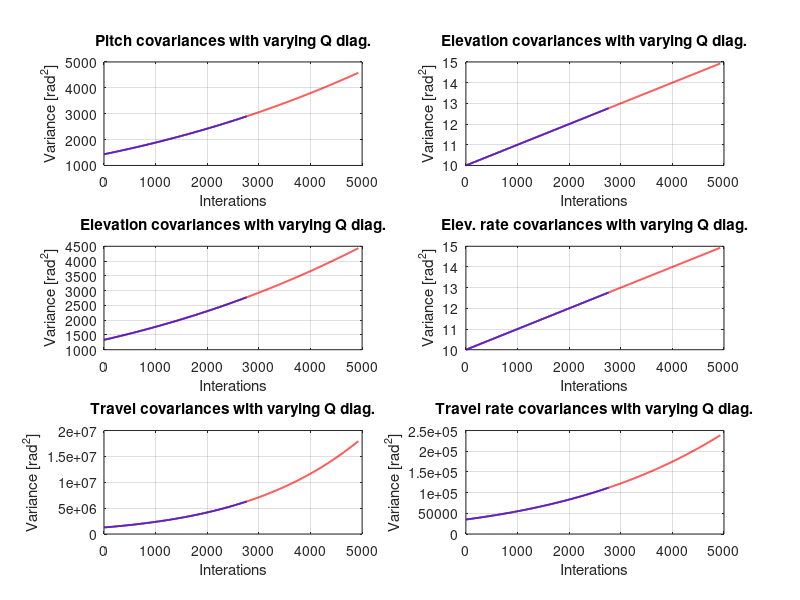

Write MATLAB code to recreate this figure.


%% For Q as 111111
P_error_cov = load('Q_11111.mat');
P_matrices = P_error_cov.P_error_cov.signals.values;
p_var  = P_matrices(1,1,:);
pdot_var  = P_matrices(2,2,:);
e_var  = P_matrices(3,3,:);
edot_var  = P_matrices(4,4,:);
l_var  = P_matrices(5,5,:);
ldot_var  = P_matrices(6,6,:);

P_length = length(P_matrices);
P_variances_Q1 = zeros(7, P_length);
for n = 1:P_length
    P_variances_Q1(1,n) = n;
    P_variances_Q1(2,n) = p_var(1,1,n);
    P_variances_Q1(3,n) = pdot_var(1,1,n);
    P_variances_Q1(4,n) = e_var(1,1,n);
    P_variances_Q1(5,n) = edot_var(1,1,n);
    P_variances_Q1(6,n) = l_var(1,1,n);
    P_variances_Q1(7,n) = ldot_var(1,1,n);
end
%% Q not as 1s
P_error_cov2 = load('Q_not1s.mat');
P_matrices = P_error_cov2.P_error_cov.signals.values;
p_var  = P_matrices(1,1,:);
pdot_var  = P_matrices(2,2,:);
e_var  = P_matrices(3,3,:);
edot_var  = P_matrices(4,4,:);
l_var  = P_matrices(5,5,:);
ldot_var  = P_matrices(6,6,:);

P_length = length(P_matrices);
P_variances_Q2 = zeros(7, P_length);
for n = 1:P_length
    P_variances_Q2(1,n) = n;
    P_variances_Q2(2,n) = p_var(1,1,n);
    P_variances_Q2(3,n) = pdot_var(1,1,n);
    P_variances_Q2(4,n) = e_var(1,1,n);
    P_variances_Q2(5,n) = edot_var(1,1,n);
    P_variances_Q2(6,n) = l_var(1,1,n);
    P_variances_Q2(7,n) = ldot_var(1,1,n);
end


%% Plot
figure(1);
subplot(3,2,1);

plot(P_variances_Q2(1,:), P_variances_Q2(2,:), 'r', 'LineWidth', 1.3);
grid on;
hold on;
plot(P_variances_Q1(1,:), P_variances_Q1(2,:), 'b', 'LineWidth', 1.3);
title('Pitch covariances with varying Q diag.');
xlabel('Interations');
ylabel('Variance [rad^2]');

subplot(3,2,2);

plot(P_variances_Q2(1,:), P_variances_Q2(3,:), 'r', 'LineWidth', 1.3);
grid on;
hold on;
plot(P_variances_Q1(1,:), P_variances_Q1(3,:), 'b', 'LineWidth', 1.3);
title('Elevation covariances with varying Q diag.');
xlabel('Interations');
ylabel('Variance [rad^2]');

subplot(3,2,3);

plot(P_variances_Q2(1,:), P_variances_Q2(4,:), 'r', 'LineWidth', 1.3);
grid on;
hold on;
plot(P_variances_Q1(1,:), P_variances_Q1(4,:), 'b', 'LineWidth', 1.3);
title('Elevation covariances with varying Q diag.');
xlabel('Interations');
ylabel('Variance [rad^2]');

subplot(3,2,4);

plot(P_variances_Q2(1,:), P_variances_Q2(5,:), 'r', 'LineWidth', 1.3);
grid on;
hold on;
plot(P_variances_Q1(1,:), P_variances_Q1(5,:), 'b', 'LineWidth', 1.3);
title('Elev. rate covariances with varying Q diag.');
xlabel('Interations');
ylabel('Variance [rad^2]');
subplot(3,2,5);

plot(P_variances_Q2(1,:), P_variances_Q2(6,:), 'r', 'LineWidth', 1.3);
grid on;
hold on;
plot(P_variances_Q1(1,:), P_variances_Q1(6,:), 'b', 'LineWidth', 1.3);
title('Travel covariances with varying Q diag.');
xlabel('Interations');
ylabel('Variance [rad^2]');
subplot(3,2,6);

plot(P_variances_Q2(1,:), P_variances_Q2(7,:), 'r', 'LineWidth', 1.3);
grid on;
hold on;
plot(P_variances_Q1(1,:), P_variances_Q1(7,:), 'b', 'LineWidth', 1.3);
title('Travel rate covariances with varying Q diag.');
xlabel('Interations');
ylabel('Variance [rad^2]');
